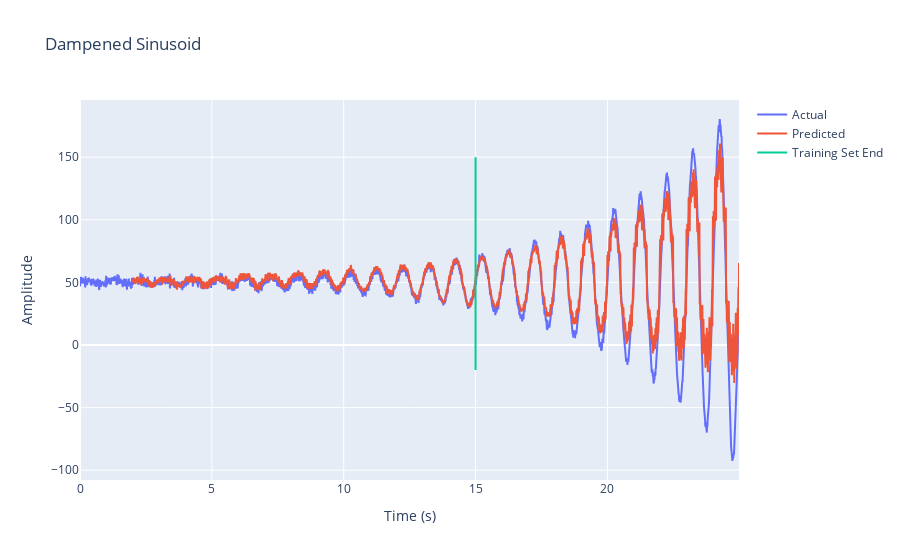

Notebook cell for this chart:
### Code cell
y_pred = y_pred.reshape(-1)
plot_results(t, y, y_pred, MAX_INDEX_TEST, MAX_INDEX_TRAIN, TS_LENGTH)

### Figure 1 — Plotly figure (JSON) as saved in the notebook; plotly's stock layout.template omitted (floating-point values rounded to 4 significant figures; data arrays with more than 128 entries replaced by an {"elided": "..."} marker saying what was removed)
{"data": [{"mode": "lines", "name": "Actual", "type": "scatter", "x": {"elided": "2500 float values"}, "y": {"elided": "2500 float values"}}, {"mode": "lines", "name": "Predicted", "type": "scatter", "x": {"elided": "2300 float values"}, "y": {"elided": "2300 float values"}}, {"mode": "lines", "name": "Training Set End", "type": "scatter", "x": [15, 15], "y": [-20, 150]}], "layout": {"title": {"text": "Dampened Sinusoid"}, "xaxis": {"title": {"text": "Time (s)"}}, "yaxis": {"title": {"text": "Amplitude"}}}}
